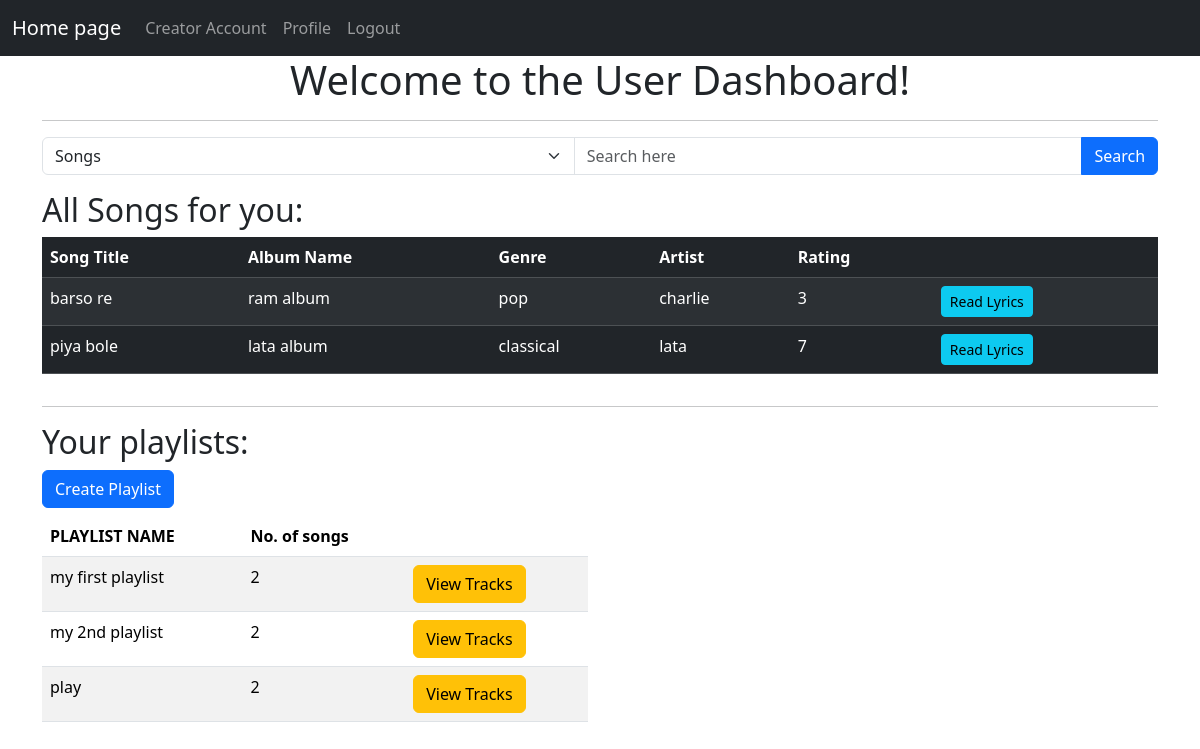
The page /user_dashboard (signed in) on the database its author committed.
### models.py (models this page shows)
class Song(db.Model):
    id = db.Column(db.Integer, primary_key=True)
    title = db.Column(db.String(100), nullable=False)
    lyrics = db.Column(db.Text)
    duration = db.Column(db.Integer)
    date_created = db.Column(db.DateTime, nullable=False)
    rating = db.Column(db.Integer)
    album_id = db.Column(db.Integer, db.ForeignKey('album.id'), nullable=False)

class Album(db.Model):
    id = db.Column(db.Integer, primary_key=True)
    name = db.Column(db.String(100), nullable=False)
    genre = db.Column(db.String(50))
    artist = db.Column(db.String(100))
    user_id = db.Column(db.Integer, db.ForeignKey('user.id'), nullable=False)
    songs = db.relationship('Song', backref='album', lazy=True)

class Playlist(db.Model):
    id = db.Column(db.Integer, primary_key=True)
    name = db.Column(db.String(100), nullable=False)
    user_id = db.Column(db.Integer, db.ForeignKey('user.id'), nullable=False)
    songs = db.relationship('Song', secondary='playlist_song', backref='playlistsforsong')

### routes.py (the view, shortened to what this page needs)
@app.route('/user_dashboard')
def user_dashboard():
    if 'user_id' not in session:
        flash('Please Login first')
        return redirect(url_for('user_login'))
    user=User.query.get(session['user_id'])
    all_playlists = user.playlists
    all_songs = Song.query.all()
    query = request.args.get('query')
    category = request.args.get('category')
    if not query or not category:
        return render_template('user_dashboard.html', user=user, all_playlists= all_playlists, all_songs=all_songs)

### templates/user_dashboard.html (shortened to what this page needs)
{% extends 'layout.html' %}
{% block body %}
<h1 class="text-center">Welcome to the User Dashboard!</h1><hr>
<form>
    <div class="input-group mb-3">
        <select class="form-select" name="category">
            <option value="songs" selected>Songs</option>
        </select>
        <input type="text" class="form-control" placeholder="Search here" name="query" id="query">
        <button type="submit" class="btn btn-primary">Search</button>
    </div>
</form>
<div class="row">
    <div class="col-md-12">
        <h2>All Songs for you:</h2>
        {% if all_songs|length ==0 %}
        <h4>No songs</h4>
        {% else %}
        <table class="table table-dark table-striped">
            <thead>
                <tr>
                    <th>Song Title</th>
                    <th>Album Name</th>
                    <th>Genre</th>
                    <th>Artist</th>
                    <th>Rating</th>
                    <th></th>
                </tr>
            </thead>
            <tbody>
                {% for song in all_songs %}
                {% if (album and album.lower() in song.album.name.lower()) or (genre and genre.lower() in song.album.genre.lower()) or (rating and rating == song.rating)or (artist and artist.lower() in song.album.artist.lower()) or (not album and not genre and not rating and not artist) %}
                <tr>
                    <td>{{ song.title }}</td>
                    <td>{{ song.album.name }}</td>
                    <td>{{ song.album.genre }}</td>
                    <td>{{ song.album.artist }}</td>
                    <td>{{ song.rating }}</td>
                    <td>
                        <a href="{{ url_for('read_lyrics', song_id=song.id) }}" class="btn btn-sm btn-info">Read Lyrics</a>
                    </td>
                </tr>
                {% endif %}
                {% endfor %}
            </tbody>
        </table>
        {% endif %}
</div>
</div>
<hr>
<h2>Your playlists:</h2>
<a href="{{ url_for('create_playlist') }}" class="btn btn-primary mb-2">Create Playlist</a>
{% if all_playlists|length != 0 %}
<div class="row">
    <div class="col-md-6">
        <table class="table table-striped">
            <thead>
                <tr>
                    <th>PLAYLIST NAME</th>
                    <th>No. of songs</th>
                    <th></th>
                </tr>
            </thead>
            <tbody>
                {% for playlist in all_playlists %}
                <tr>
                    <td>{{ playlist.name }}</td>
                    <td>{{ playlist.songs|length }}</td>
                    <td>
                        <a href="{{ url_for('view_playlist', playlist_id=playlist.id) }}" class="btn btn-warning">View Tracks</a>
                    </td>
                </tr>
                {% endfor %}
            </tbody>
        </table>
    </div>
</div>
{% endif %}
{% endblock body %}

### templates/layout.html (shortened to what this page needs)
<!DOCTYPE html>
<html lang="en" >
<head>
    {% block style %}
    <link href="https://cdn.jsdelivr.net/npm/bootstrap@5.3.1/dist/css/bootstrap.min.css" rel="stylesheet">
    {% endblock style %}
</head>
<body>
    {% if user %}
        {% if user.is_admin %}
            {% include 'nav-admin.html' %}
        {% else %}
            {% include 'navbar.html' %}
        {% endif %}
    {% else %}
        {% include 'nav-login.html' %}
    {% endif %}
    <div class="container">
        {% block body %}
        {% endblock body %}
    </div>
</body>
</html>

### templates/navbar.html (shortened to what this page needs)
<nav class="navbar navbar-expand-lg navbar-dark bg-dark ">
    <div class="container-fluid">
      <a class="navbar-brand" href="{{ url_for('user_dashboard') }}">Home page</a>
      <div class="collapse navbar-collapse" id="navbarNav">
        <ul class="navbar-nav">
            <li class="nav-item">
                <a class="nav-link" href="{{ url_for('creator_dashboard') }}">Creator Account</a>
            </li>
            <li class="nav-item">
                <a class="nav-link"  href="{{ url_for('user_profile') }}">Profile</a>
            </li>
            <li class="nav-item">
                <a class="nav-link" href="{{ url_for('logout') }}">Logout</a>
            </li>
        </ul>
      </div>
    </div>
  </nav>

### templates/navbar.html (style rules this page uses)
.navbar { width: 100%; }

### rows shown on the page
Song: title "barso re", album.name "ram album", album.genre "pop", album.artist "charlie", rating "3"
Song: title "piya bole", album.name "lata album", album.genre "classical", album.artist "lata", rating "7"
Playlist: name "my first playlist", songs|length "2"
Playlist: name "my 2nd playlist", songs|length "2"
Playlist: name "play", songs|length "2"
